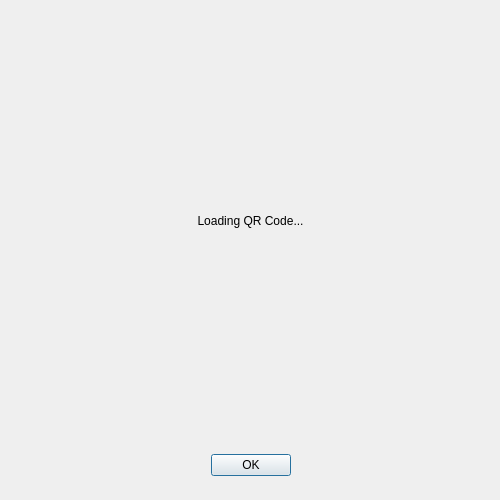
<?xml version="1.0" encoding="UTF-8"?>
<ui version="4.0">
 <class>ShowQRCode</class>
 <widget class="QDialog" name="ShowQRCode">
  <property name="geometry">
   <rect>
    <x>0</x>
    <y>0</y>
    <width>500</width>
    <height>500</height>
   </rect>
  </property>
  <property name="minimumSize">
   <size>
    <width>500</width>
    <height>500</height>
   </size>
  </property>
  <property name="maximumSize">
   <size>
    <width>500</width>
    <height>500</height>
   </size>
  </property>
  <property name="windowTitle">
   <string>QR Code</string>
  </property>
  <widget class="QDialogButtonBox" name="buttonBox">
   <property name="geometry">
    <rect>
     <x>20</x>
     <y>450</y>
     <width>461</width>
     <height>31</height>
    </rect>
   </property>
   <property name="orientation">
    <enum>Qt::Horizontal</enum>
   </property>
   <property name="standardButtons">
    <set>QDialogButtonBox::Ok</set>
   </property>
   <property name="centerButtons">
    <bool>true</bool>
   </property>
  </widget>
  <widget class="QLabel" name="QRCode">
   <property name="geometry">
    <rect>
     <x>50</x>
     <y>20</y>
     <width>401</width>
     <height>401</height>
    </rect>
   </property>
   <property name="text">
    <string>Loading QR Code...</string>
   </property>
   <property name="alignment">
    <set>Qt::AlignCenter</set>
   </property>
  </widget>
 </widget>
 <resources/>
 <connections>
  <connection>
   <sender>buttonBox</sender>
   <signal>accepted()</signal>
   <receiver>ShowQRCode</receiver>
   <slot>accept()</slot>
   <hints>
    <hint type="sourcelabel">
     <x>248</x>
     <y>254</y>
    </hint>
    <hint type="destinationlabel">
     <x>157</x>
     <y>274</y>
    </hint>
   </hints>
  </connection>
  <connection>
   <sender>buttonBox</sender>
   <signal>rejected()</signal>
   <receiver>ShowQRCode</receiver>
   <slot>reject()</slot>
   <hints>
    <hint type="sourcelabel">
     <x>316</x>
     <y>260</y>
    </hint>
    <hint type="destinationlabel">
     <x>286</x>
     <y>274</y>
    </hint>
   </hints>
  </connection>
 </connections>
</ui>
